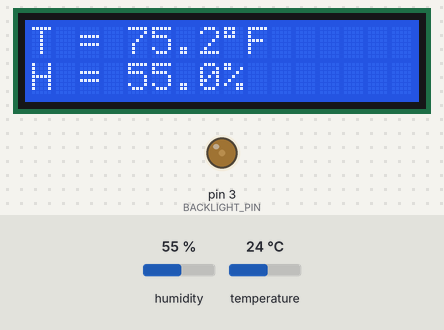
Bench run of a sketch on a simulated Arduino Uno, built with avr-gcc and run on an emulated ATmega328P. Shown: 16×2 character LCD, output pins drawn as LEDs (lit = HIGH). The test bench sets the inputs (shaded band); at power-on: humidity 55 %, temperature 24 °C.

Above: at 4.6 s.
4.7 s: humidity set to 22 %
At 9.5 s:
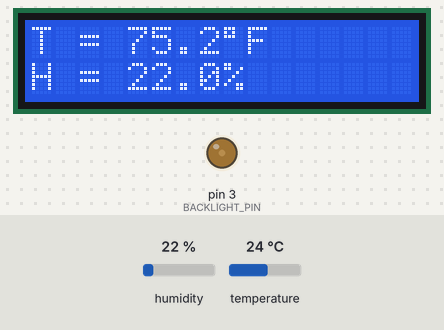
10.7 s: temperature set to 12 °C
At 12.6 s:
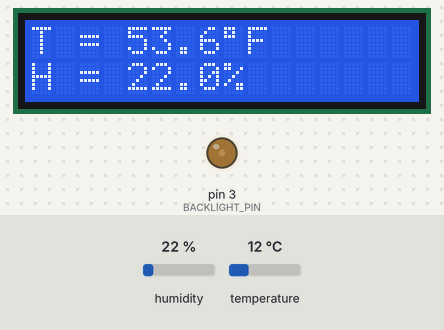
16.7 s: humidity set to 40 %
At 21.2 s:
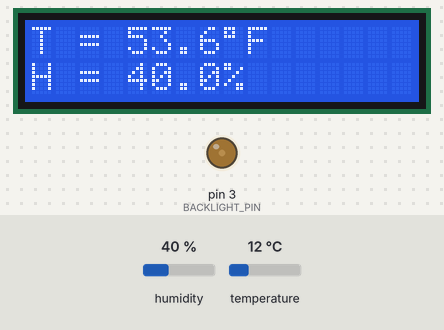
22.7 s: temperature set to 19 °C
At 25.4 s:
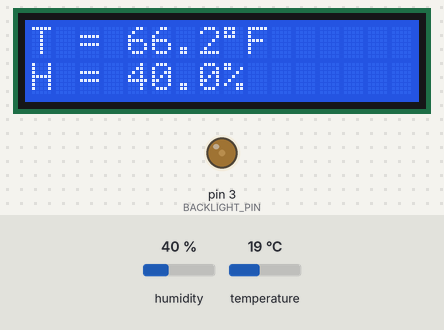
Timing chart, 0 to 26.9 s (numbered marks = the images above; inputs shaded):
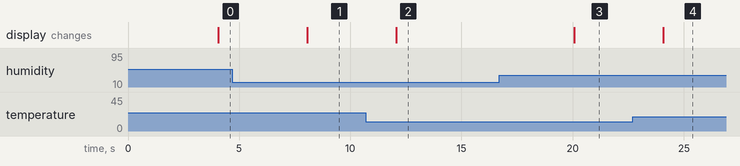

Measured:
- after the input at 4.7 s, the display: changes after 3.4 s (image 1)
- after the input at 10.7 s, the display: changes after 1.4 s (image 2)
- after the input at 16.7 s, the display: changes after 3.4 s (image 3)
- after the input at 22.7 s, the display: changes after 1.4 s (image 4)

The sketch:

lcd-sensor-monitor.ino
```cpp
// 2023 leighton tegland iii

#include <Arduino.h>
#include "DHT_Async.h" // requires "dht11 sensors non-blocking" library by toan nguyen
#include <LiquidCrystal.h> // install liquidcrystal library if you dont already have it
#define DHT_SENSOR_TYPE DHT_TYPE_11 // sets sensor model type
LiquidCrystal lcd(4, 6, 10, 11, 12, 13); // lcd pins in order of d7 to rs (d3-0 unused)
static const int DHT_PIN = 2; // dht11 sensor digital pin
static const int BACKLIGHT_PIN = 3; // backlight analog pin (3 recommended)
DHT_Async dht_sensor(DHT_PIN, DHT_SENSOR_TYPE);
char temp[]="";
char humid[]="";

void setup() {
  // put your setup code here, to run once:
  pinMode(BACKLIGHT_PIN, OUTPUT);
  analogWrite(BACKLIGHT_PIN, 50); // change 50 to however bright you want your backlight to be, or simply connect backlight to 3.3v header (note: anything above 80 not recomended, dont connect to 5v header)
  lcd.begin(16, 2); // sets amount of spaces/lines
  lcd.noAutoscroll();
}

static bool measure_environment(float *temperature, float *humidity) {
    static unsigned long measurement_timestamp = millis();

    /* Measure once every four seconds. */
    if (millis() - measurement_timestamp > 4000ul) { // sets how long to wait before refreshing/updating
        if (dht_sensor.measure(temperature, humidity)) {
            measurement_timestamp = millis();
            return (true);
        }
    }

    return (false);
}

void loop() {
    float temperature;
    float humidity;

    if (measure_environment(&temperature, &humidity)) {
        lcd.setCursor(0, 0); // sets to line 1
        lcd.print("T = ");
        lcd.print(temperature * 1.8 + 32, 1); // converts celsius to fahrenheit & prints it
        lcd.print((char)223); // prints degree symbol
        lcd.print("F");
        lcd.setCursor(0, 1); // sets to line 2
        lcd.print("H = ");
        lcd.print(humidity, 1);
        lcd.print("%");
    }

}
```
